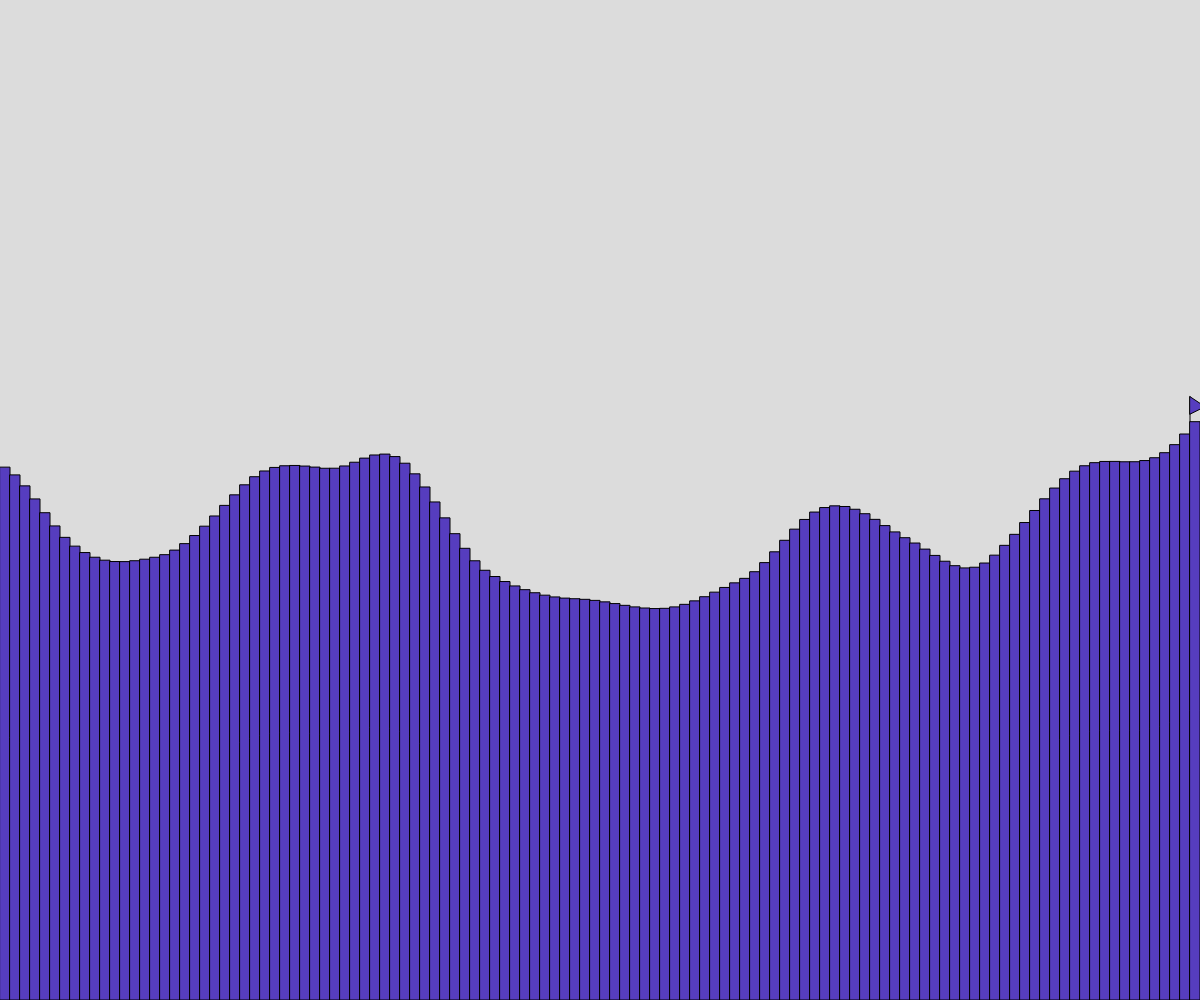
Frame 1 (no input)
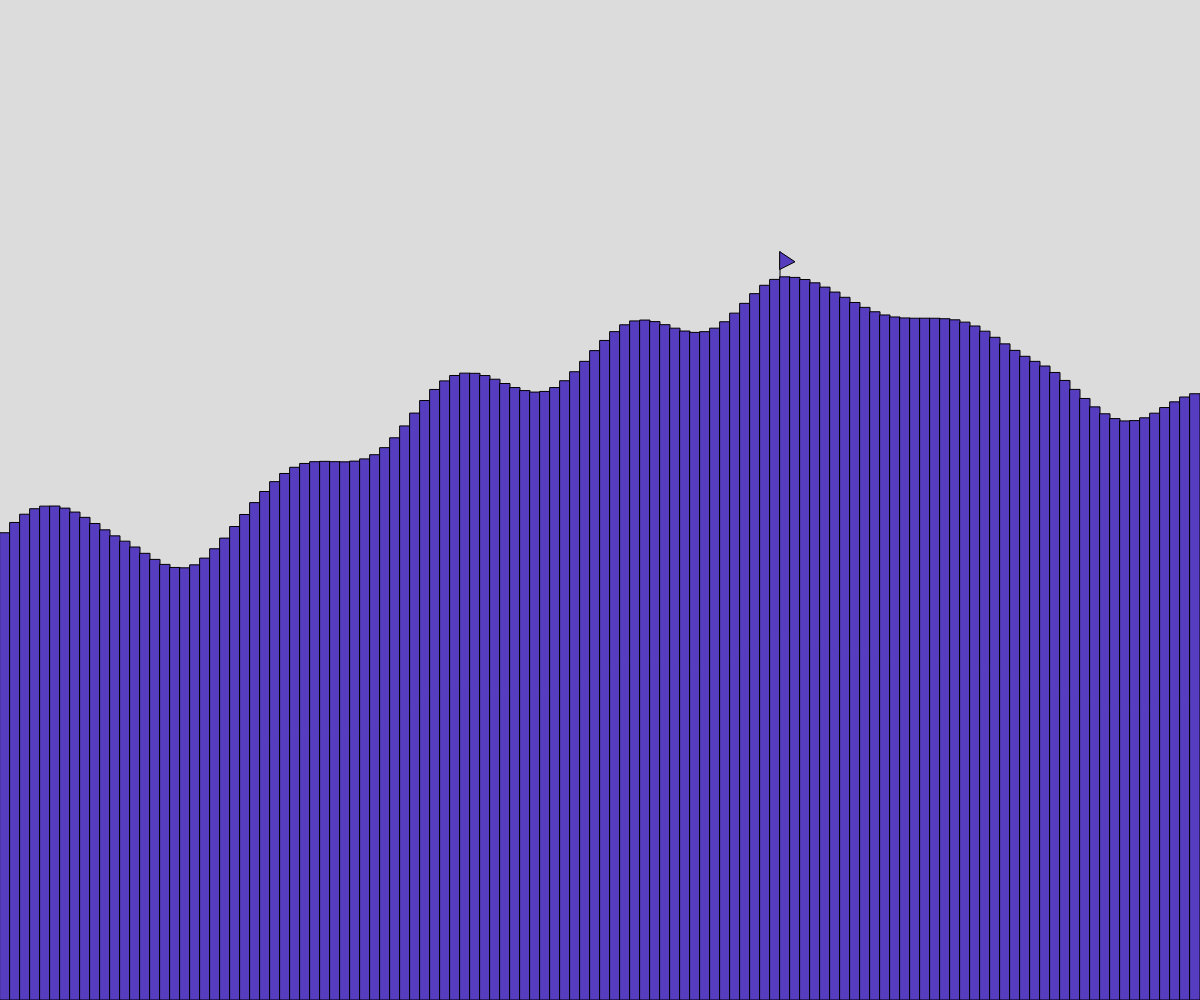
Frame 60 (no input)
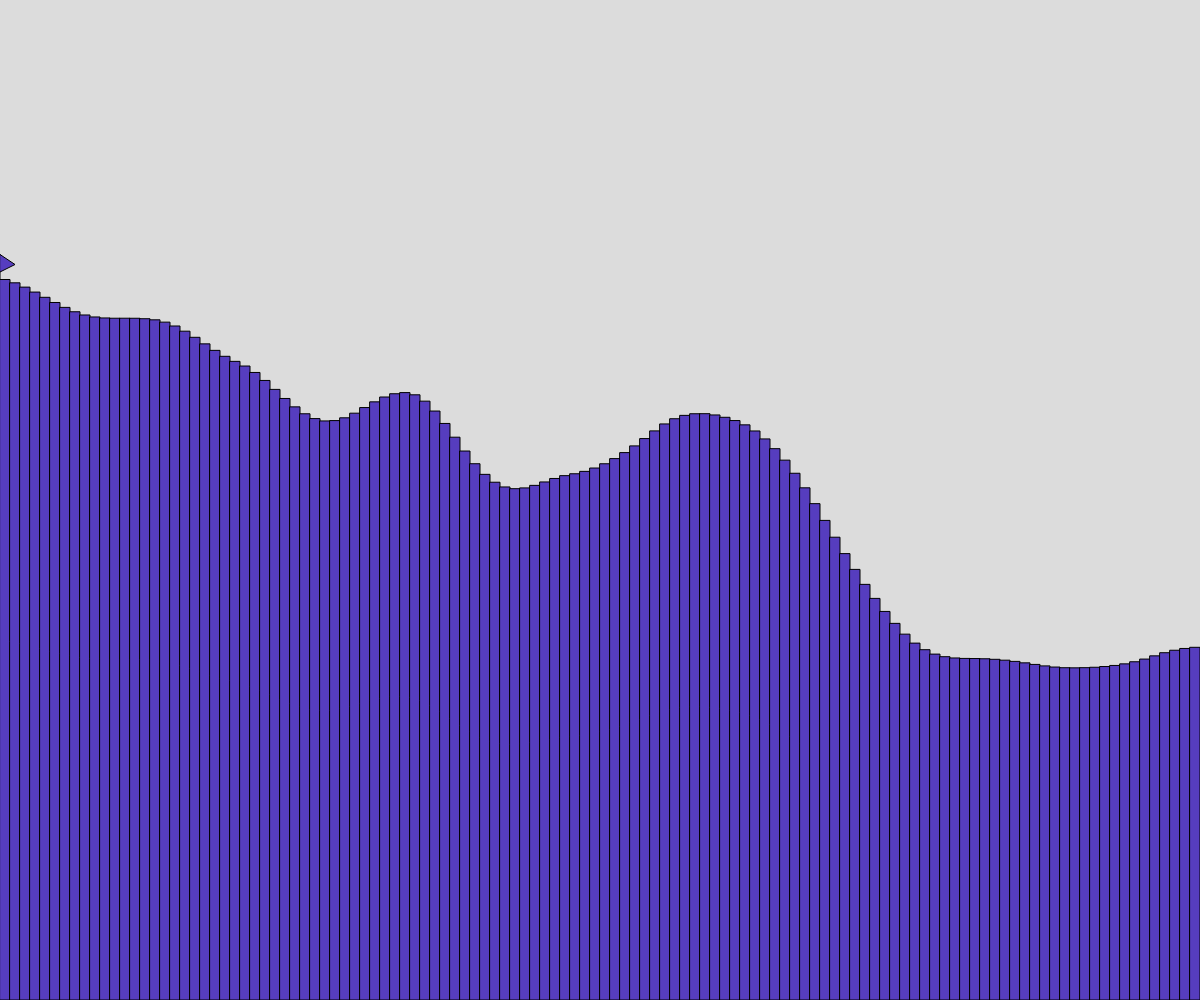
Frame 120 (the mouse pressed at the canvas centre since frame 60)

The p5.js sketch that drew these frames (run headless with seeded random() and noise() and a simulated clock; from frame 60 on, the mouse is pressed at the canvas centre):

// p5.js sketch
// ── sketch.js
// Terrain
// Kyle D
// March 9th, 2020

let rectTime = 0;
let newWidth = 10;
let offsetAmount = 0.02;
function setup() {
  createCanvas(windowWidth, windowHeight);
  
  fill(random(50,100),random(25,200),random(0,255));
}

function draw() {
  rectTime = 10 + offsetAmount;
  background(220);
  generateTerrain();
  print(newWidth);
  offsetAmount += 0.02;
  // if (frameCount % 2 === 0) {
  //   checkKey();
  // }
  // if (newWidth <= 1) {
  //   newWidth = 4;
  //}
  
}
// function checkKey() {
//   if (keyIsDown(RIGHT_ARROW)) {
//     newWidth += 3;
//   }
//   else if (keyIsDown(LEFT_ARROW)) {
//     newWidth -= 3;
//   }
  
//}
function generateTerrain() {
  let tallest = height;
  let tallestX = 0;

  for (let i = 0; i < width; i += newWidth) {
    rectMode(CORNERS);
    let rectHeight = noise(rectTime);
    rectHeight = map(rectHeight, 0, 1, 0, height);
    rect(i, height, i + newWidth, rectHeight);
    rectTime += 0.015;
    if (rectHeight < tallest) {
      tallest = rectHeight;
      tallestX = i;
    }
  }
  line(tallestX,tallest,tallestX,tallest - 25);
  triangle(tallestX ,tallest - 25,tallestX + 15, tallest - 15,tallestX, tallest - 7.5);

}
